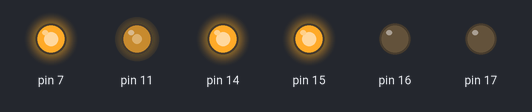
Bench run of a sketch on a simulated Arduino Uno, built with avr-gcc and run on an emulated ATmega328P. Parts: output pins drawn as LEDs (lit = HIGH).

Above: at 0.05 s.
At 3.95 s:
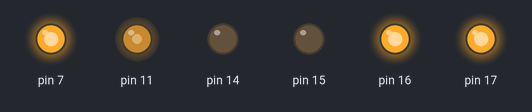
At 5.95 s:
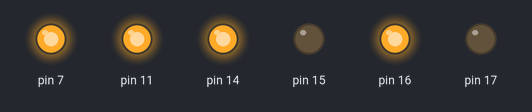
At 7.95 s:
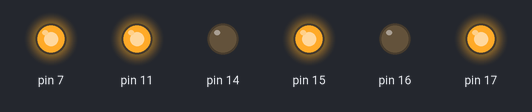
Timing chart, 0 to 9.2 s (numbered marks = the images above):
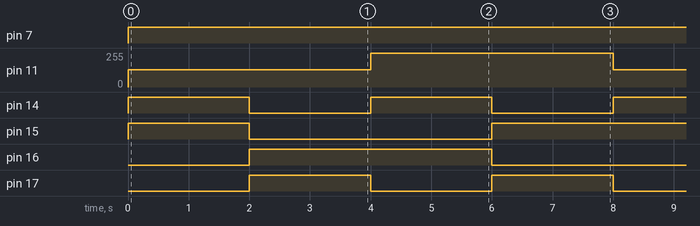

Measured:
- by itself, pin 7: LOW → HIGH at 0.00 s
- by itself, pin 11: alternates 255/255 for 4.0 s and 130/255 for 4.0 s
- by itself, pin 14, pin 17: alternates HIGH for 2.0 s and LOW for 2.0 s
- by itself, pin 15: repeats every 8.0 s: LOW 4.0 s, HIGH 4.0 s
- by itself, pin 16: alternates HIGH for 4.0 s and LOW for 4.0 s

The sketch:

EsquematizacaoMotoresRobo.ino
```cpp
class Motores
{
  int in1, in2, in3, in4, ena, enb;
  int velocidadeE = 255;
  int velocidadeD = 255;
  int velocidadeCurvaEsq = 255;
  int velocidadeCurvaDir = 255;

  public:

    void definirPinosMotores(int in1, int in2, int in3, int in4, int ena, int enb)
    {
      this->in1 = in1;
      this->in2 = in2;
      this->in3 = in3;
      this->in4 = in4;
      this->ena = ena;
      this->enb = enb;

      pinMode(in1, OUTPUT);
      pinMode(in2, OUTPUT);
      pinMode(in3, OUTPUT);
      pinMode(in4, OUTPUT);
      pinMode(ena, OUTPUT);
      pinMode(enb, OUTPUT);
    }
    void setVelocidadeMotores(int velocidadeE, int velocidadeD)
    {
      this->velocidadeE = velocidadeE;
      this->velocidadeD = velocidadeD;
    }
    void configurarMotores(int velocidadeE, int velocidadeD, bool ligDesM1, bool ligDesM2, bool ligDesM3, bool ligDesM4)
    {
      // Configura a velocidadeocidade dos motores
      analogWrite(ena, velocidadeE);
      analogWrite(enb, velocidadeD);

      // configura o sentido de rotacao dos motores
      digitalWrite(in1, ligDesM1);
      digitalWrite(in2, ligDesM2);
      digitalWrite(in3, ligDesM3);
      digitalWrite(in4, ligDesM4);
    }
    void moverFrente()
    {
      configurarMotores(this->velocidadeE, this->velocidadeD, 0, 1, 0, 1);
    }
    void moverTras()
    {
      configurarMotores(this->velocidadeE, this->velocidadeD, 1, 0, 1, 0);
    }
    void virarEsquerda()
    {
      configurarMotores(velocidadeCurvaEsq, velocidadeCurvaDir, 1, 0, 0, 1);
    }
    void virarDireita()
    {
      configurarMotores(velocidadeCurvaEsq, velocidadeCurvaDir, 0, 1, 1, 0);
    }
    void parar()
    {
      configurarMotores(0, 0, 0, 0, 0, 0);
    }
  };

   Motores Motores;

void setup()
{
  Motores.definirPinosMotores(16, 15, 17, 14, 7, 11);
  Motores.setVelocidadeMotores(130, 130);
}
void loop()
{
  Motores.moverFrente();
  delay(2000);
  Motores.moverTras();
  delay(2000);
  Motores.virarEsquerda();
  delay(2000);
  Motores.virarDireita();
  delay(2000);
}
```
